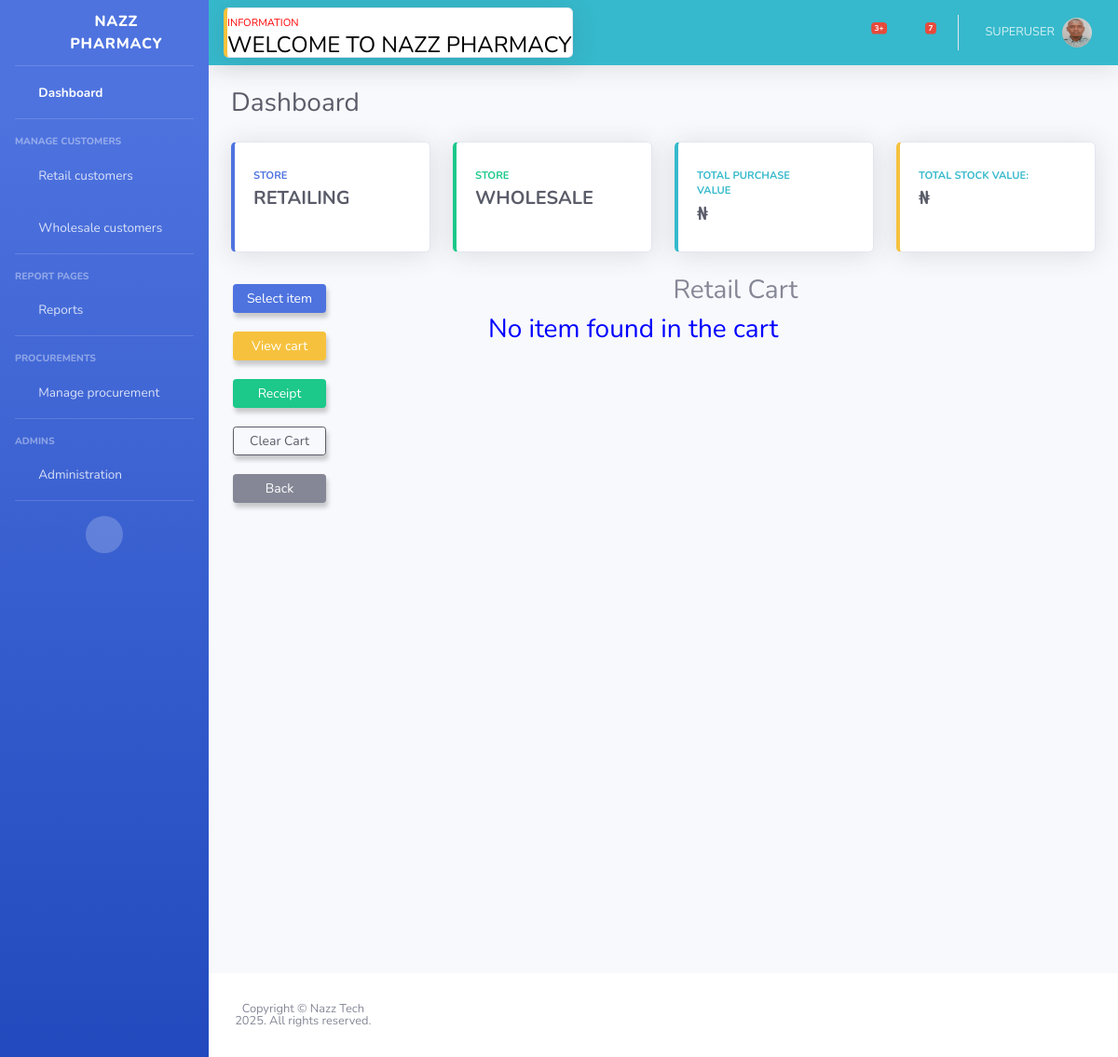
The app's page /cart/ (signed in), older data.
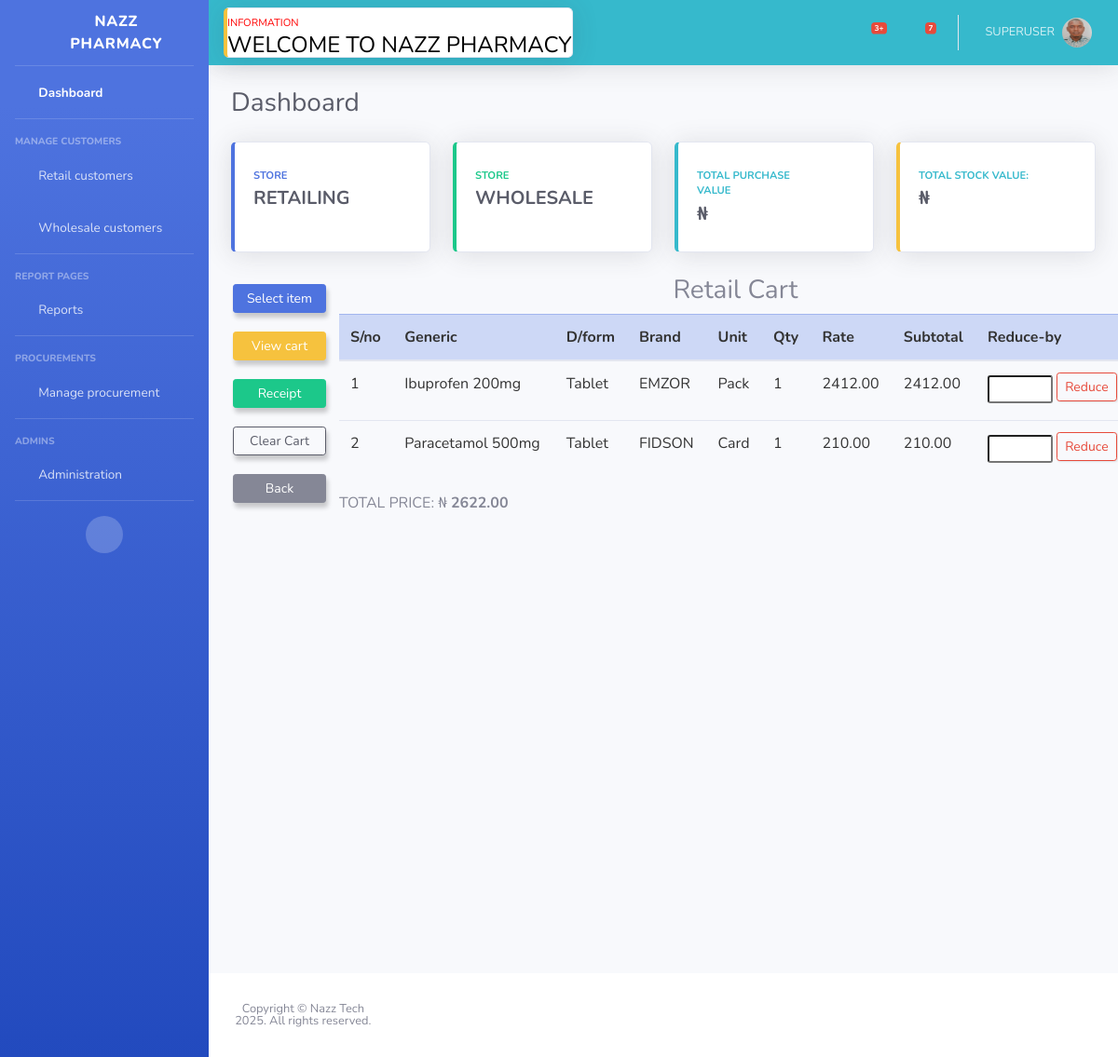
The same page, newer data.
### store/models.py (models this page shows, shortened)
class Cart(models.Model):
    user = models.ForeignKey(User, on_delete=models.SET_NULL, null=True, blank=True)
    item = models.ForeignKey(Item, on_delete=models.CASCADE)
    dosage_form = models.ForeignKey(Formulation, on_delete=models.CASCADE, blank=True, null=True)
    brand = models.CharField(max_length=200, blank=True, null=True)
    unit = models.CharField(max_length=200, choices=UNIT, blank=True, null=True)
    quantity = models.PositiveIntegerField(default=1)
    price = models.DecimalField(max_digits=12, decimal_places=2, default=0)
    subtotal = models.DecimalField(max_digits=12, decimal_places=2, default=0)
    total = models.DecimalField(max_digits=12, decimal_places=2, default=0)
    cart_id = ShortUUIDField(unique=True, length=5, max_length=50, prefix='CID: ', alphabet='1234567890')
    @property
    def calculate_subtotal(self):
        return self.price * self.quantity

class Item(models.Model):
    name = models.CharField(max_length=200)
    dosage_form = models.CharField(max_length=200, choices=DOSAGE_FORM, blank=True, null=True)
    brand = models.CharField(max_length=200, blank=True, null=True)
    unit = models.CharField(max_length=200, choices=UNIT, blank=True, null=True)
    cost = models.DecimalField(max_digits=12, decimal_places=2, default=0)
    price = models.DecimalField(max_digits=12, decimal_places=2, default=0)
    markup = models.DecimalField(max_digits=6, decimal_places=2, default=0, choices=MARKUP_CHOICES)
    stock = models.PositiveIntegerField(default=0, null=True, blank=True)
    low_stock_threshold = models.PositiveIntegerField(default=0, null=True, blank=True)
    exp_date = models.DateField(null=True, blank=True)
    class Meta:
        ordering = ('name',)

### store/views.py (the view)
# urls.py: path('cart/', views.cart, name='cart'),
@login_required
def cart(request):
    if request.user.is_authenticated:
        cart_items = Cart.objects.all()
        total_price = sum(item.item.price * item.quantity for item in cart_items)
        return render(request, 'store/cart.html', {'cart_items': cart_items, 'total_price': total_price})
    else:
        return redirect('store:index')

### templates/store/cart.html (shortened to what this page needs)
{% extends 'partials/base.html' %}
{% load static %}
{% block content %}
<div class="container">
    <div class="side-nav">
        <a class="btn btn-primary btn-sm" data-toggle="modal" data-target="#dispenseModal"
            hx-get="{% url 'store:dispense' %}" hx-target="#dispenseModal .modal-body">Select item</a>
        <a class="btn btn-sm btn-warning" href="{% url 'store:view_cart' %}">View cart</a>
        <a class="btn btn-success btn-sm" href="{% url 'store:receipt' %}">Receipt</a>
        <form method="POST" action="{% url 'store:clear_cart' %}" onsubmit="return confirmClearCart();">
            <button type="submit" class="btn btn-outline-dark btn-sm">Clear Cart</button>
        </form>
        <a class="btn btn-secondary btn-sm" href="{{ request.META.HTTP_REFERER }}">Back</a>
    </div>
    <div class="col-md-8 offset-md-3 cart-table table-responsive">
        <h3 style="text-align: center;">Retail Cart</h3>
        {% if cart_items %}
        <div class="table-responsive">
            <table class="table table-hover" id="dataTable" width="100%" cellspacing="0">
                <thead class="table-primary">
                    <tr>
                        <th scope="col">S/no</th>
                        <th scope="col">Generic</th>
                        <th scope="col">D/form</th>
                        <th scope="col">Brand</th>
                        <th scope="col">Unit</th>
                        <th scope="col">Qty</th>
                        <th scope="col">Rate</th>
                        <th scope="col">Subtotal</th>
                        <th scope="col">Reduce-by</th>
                    </tr>
                </thead>
                <tbody>
                    {% for cart_item in cart_items %}
                    <tr>
                        <td>{{ forloop.counter }}</td>
                        <td>{{ cart_item.item.name|title }}</td>
                        <td>{{ cart_item.item.dosage_form }}</td>
                        <td>{{ cart_item.item.brand }}</td>
                        <td>{{ cart_item.item.unit }}</td>
                        <td>{{ cart_item.quantity }}</td>
                        <td>{{ cart_item.item.price }}</td>
                        <td>{{ cart_item.calculate_subtotal }}</td>
                        <td>
                            <form action="{% url 'store:update_cart_quantity' cart_item.id %}" method="post">
                                <input type="number" name="quantity" min="1" id="quantity-{{ cart_item.id }}"
                                    style="width: 70px; border-radius: 3px;">
                                <button class="btn btn-outline-danger btn-sm mb-2" type="submit">Reduce</button>
                            </form>
                        </td>
                    </tr>
                    {% endfor %}
                </tbody>
            </table>
        </div>
        <h6>
            TOTAL PRICE: ₦ <strong>{{ total_price }}</strong>
        </h6>
        {% else %}
        <div class="col-md-8 offset-md-3">
            <h3 style="text-align: center; color:blue">No item found in the cart</h3>
        </div>
        {% endif %}
    </div>
</div>
{% endblock %}

Row changes from the older to the newer data that the page shows:
added Cart: item.name "Ibuprofen 200mg", item.dosage_form "Tablet", item.brand "EMZOR", item.unit "Pack", quantity "1", item.price "2412.00", calculate_subtotal "2412.00"
added Cart: item.name "Paracetamol 500mg", item.dosage_form "Tablet", item.brand "FIDSON", item.unit "Card", quantity "1", item.price "210.00", calculate_subtotal "210.00"
Text that changed along with them:
{{ total_price }}: (not shown) → "2622.00"
text no longer shown: "No item found in the cart"
text now shown: "S/no Generic D/form Brand Unit Qty Rate Subtotal Reduce-by TOTAL PRICE: ₦"
